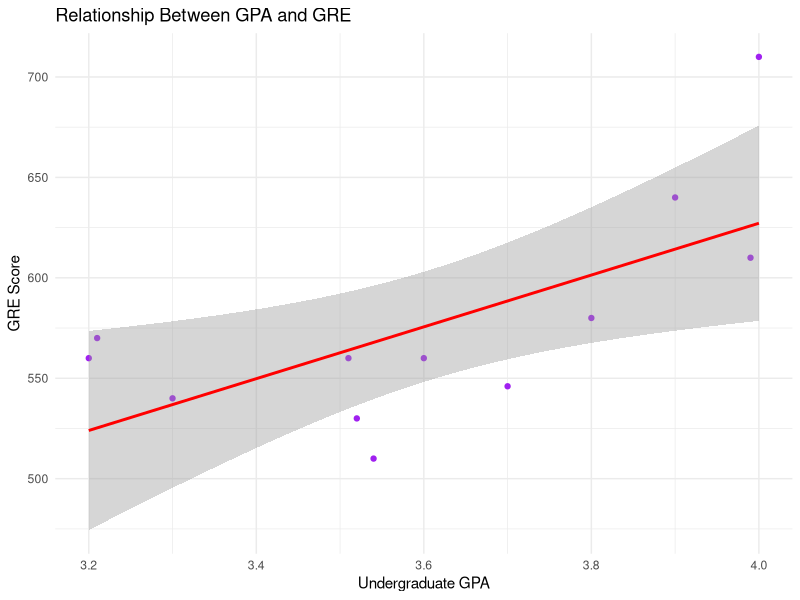
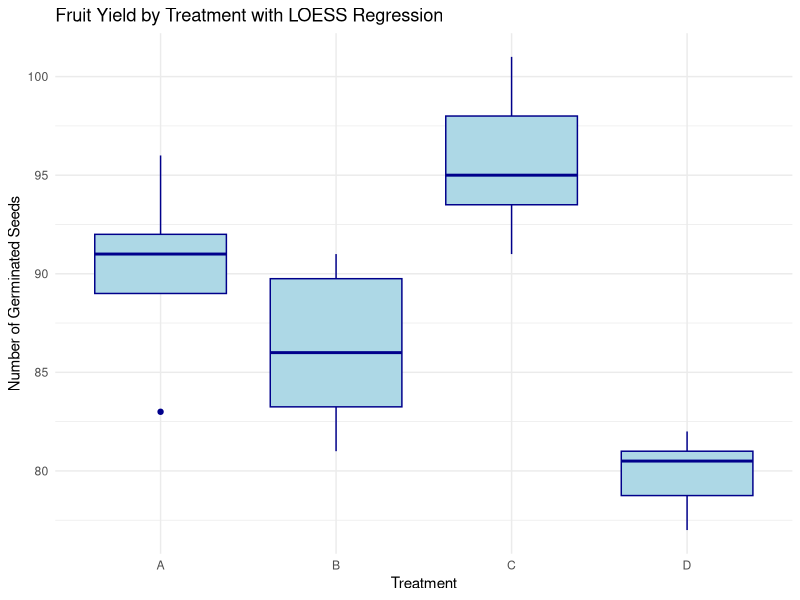

The R source for these figures, in order:
## ---- chunk 1


library(readr)
library(dplyr)
library(knitr)
library(tidyverse)
library(kableExtra)
library(ggplot2)



seeds <- read_csv("DogwoodSeeds.csv")
grad <- read_csv("grad_school.csv")
ntu <- read_csv("ntu_data.csv")
## ---- chunk 2

n <- 19          
x <- 3          
p_null <- 0.5   


p_hat <- x / n

se <- sqrt(p_null * (1 - p_null) / n)

z <- (p_hat - p_null) / se

p_value <- 2 * pnorm(abs(z), lower.tail = FALSE)

cat("Z-test statistic:", z, "\n")
cat("P-value:", p_value, "\n")


## ---- chunk 3
bins <- c(-Inf, 15, 22, 30, Inf)
labels <- c("0-15", "16-22", "23-30", "31+")

ntu$NTU_Category <- cut(ntu$NTU, breaks = bins, labels = labels, right = TRUE)

contingency_table <- table(ntu$Treatment, ntu$NTU_Category)

chi_test <- chisq.test(contingency_table)

fancy_table <- as.data.frame.matrix(contingency_table) %>%
  rownames_to_column(var = "Treatment") %>%
  kbl(caption = "Contingency Table: Turbidity Categories by Treatment") %>%
  kable_styling(full_width = FALSE, bootstrap_options = c("striped", "hover", "condensed"))

print(fancy_table)
cat("Chi-Square Test Statistic:", chi_test$statistic, "\n")
cat("P-value:", chi_test$p.value, "\n")
cat("Degrees of Freedom:", chi_test$parameter, "\n")

print(contingency_table)
cat("Chi-Square Test Statistic:", chi_test$statistic, "\n")
cat("P-value:", chi_test$p.value, "\n")
cat("Degrees of Freedom:", chi_test$parameter, "\n")
## ---- chunk 4
correlation <- cor(grad$GPA, grad$GRE)


model <- lm(GRE ~ GPA, data = grad)


model_summary <- summary(model)

# Display results
cat("Pearson Correlation Coefficient:", correlation, "\n")
cat("Regression Model Summary:\n")
print(model_summary)

# Create a scatter plot with regression line
ggplot(grad, aes(x = GPA, y = GRE)) +
  geom_point(color = "purple") +
  geom_smooth(method = "lm", se = TRUE, color = "red") +
  labs(title = "Relationship Between GPA and GRE",
       x = "Undergraduate GPA",
       y = "GRE Score") +
  theme_minimal()

## ---- chunk 5
correlation_test <- cor.test(grad$GPA, grad$GRE, method = "pearson")

# Display results
cat("Pearson Correlation Coefficient:", correlation_test$estimate, "\n")
cat("P-value:", correlation_test$p.value, "\n")
## ---- chunk 6
kruskal_result <- kruskal.test(Seeds ~ Treatment, data = seeds)


cat("Kruskal-Wallis Test p-value:", kruskal_result$p.value, "\n")


ggplot(seeds, aes(x = Treatment, y = Seeds)) +
  geom_boxplot(fill = "lightblue", color = "darkblue") +
  geom_smooth(method = "loess", se = TRUE, color = "red") +
  labs(title = "Fruit Yield by Treatment with LOESS Regression",
       x = "Treatment",
       y = "Number of Germinated Seeds") +
  theme_minimal()
